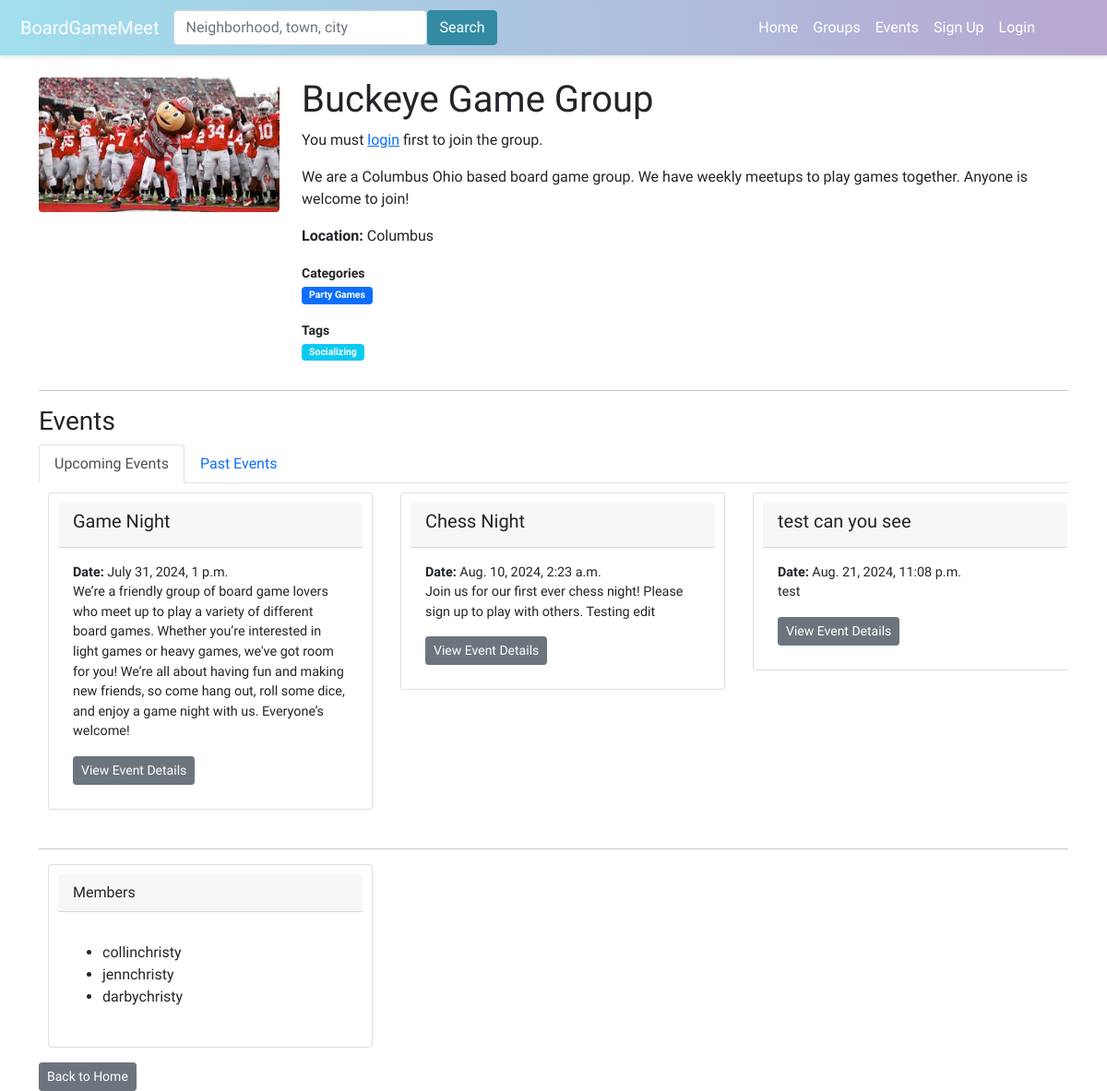
Before: /group/buckeye-game-group-2/ with the older database file.
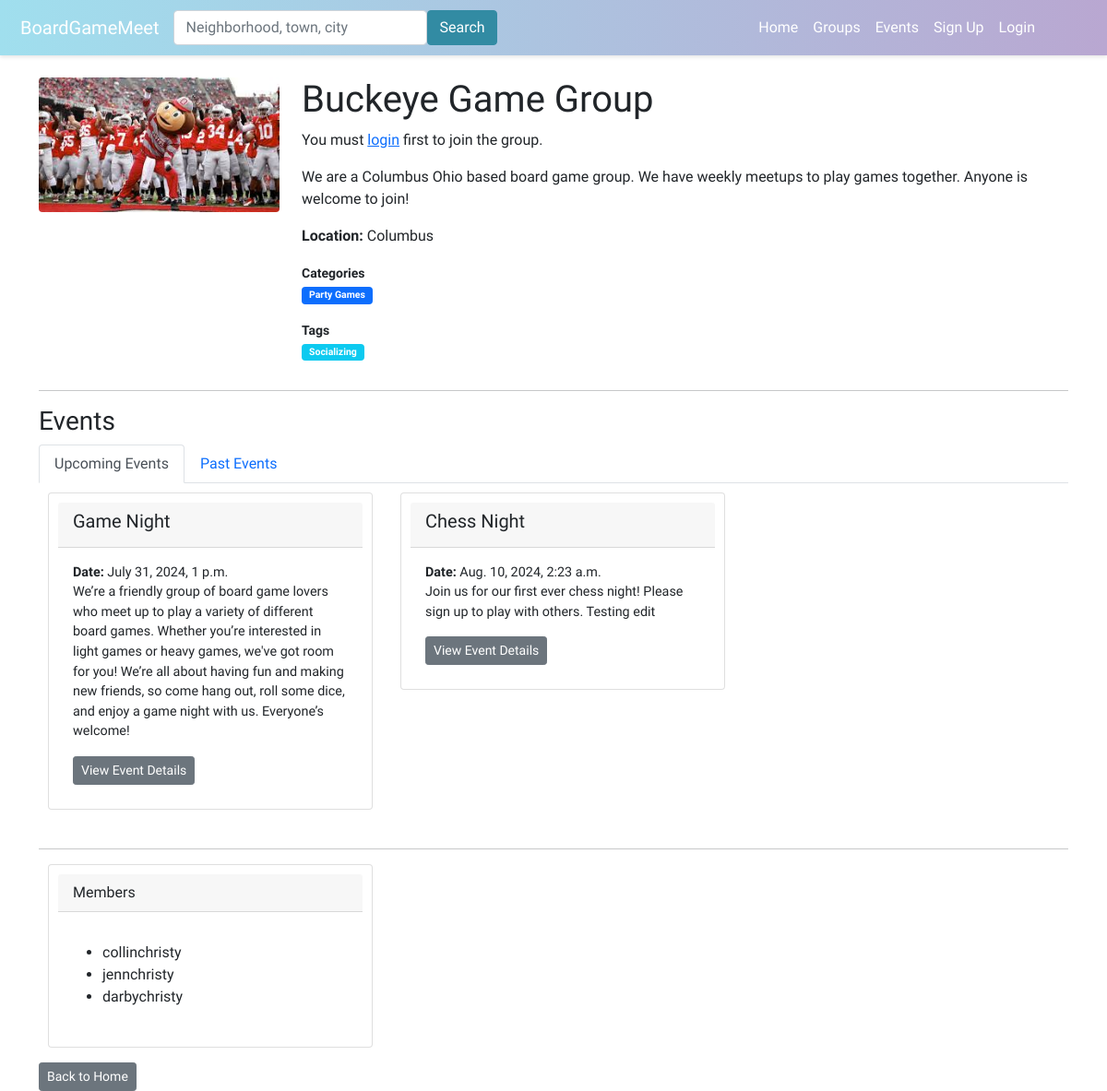
After: the same page with the newer database file.
### boardgame/models.py (models this page shows, shortened)
class Category(models.Model):
    name = models.CharField(max_length=100)

class Tag(models.Model):
    name = models.CharField(max_length=100)

class Event(models.Model):
    group = models.ForeignKey(Group, on_delete=models.CASCADE)
    title = models.CharField(max_length=100)
    description = models.TextField()
    date_time = models.DateTimeField()
    attendees = models.ManyToManyField(User, through='EventAttendance')
    event_image = models.ImageField(upload_to='event_images/', null=True, blank=True)
    categories = models.ManyToManyField(Category, related_name='events', blank=True)
    tags = models.ManyToManyField(Tag, related_name='events', blank=True)
    nominations_open = models.BooleanField(default=True)
    signups_open = models.BooleanField(default=False)
    admin_only_nominations = models.BooleanField(default=False)
    skip_nominations = models.BooleanField(default=False)

### boardgame/views.py (the view, shortened to what this page needs)
# urls.py: path('group/<slug:group_slug>/', views.group_profile, name='group_profile'),
def group_profile(request, group_slug):
    group = get_object_or_404(Group, slug=group_slug)
    members = group.members.all()
    is_member = False
    is_admin = False
    is_moderator = False
    if request.user.is_authenticated:
        is_member = members.filter(id=request.user.id).exists()
        is_admin = GroupMembers.objects.filter(user=request.user, group=group, is_admin=True).exists()
        is_moderator = GroupMembers.objects.filter(user=request.user, group=group, is_moderator=True).exists()
    now = datetime.now()
    upcoming_events = Event.objects.filter(group=group, date_time__gte=now).order_by('date_time')
    past_events = Event.objects.filter(group=group, date_time__lt=now).order_by('-date_time')
    group_location = GroupLocation.objects.filter(group=group).first()
    context = {
        'group': group,
        'group_location': group_location,
        'is_admin': is_admin,
        'is_moderator': is_moderator,
        'upcoming_events': upcoming_events,
        'past_events': past_events,
        'members': members,
        'is_member': is_member,
    }
    return render(request, 'boardgame/group_profile.html', context)

### boardgame/templates/boardgame/group_profile.html (shortened to what the changed rows need)
{% extends 'boardgame/base.html' %}
{% load static %}
{% block content %}
<div class="row">
    <div class="col-md-9">
        <h1>{{ group.name }}</h1>
        <div class="mb-1">
            <p class="small">
                {% for category in group.categories.all %}
                <a href="#" class="badge bg-primary text-decoration-none small py-1 px-2">{{ category.name }}</a>
                {% empty %}
                <span class="badge bg-secondary small py-1 px-2">No categories</span>
                {% endfor %}
            </p>
        </div>
        <div class="mb-1">
            <p class="small">
                {% for tag in group.tags.all %}
                <a href="#" class="badge bg-info text-decoration-none small py-1 px-2">{{ tag.name }}</a>
                {% empty %}
                <span class="badge bg-secondary small py-1 px-2">No tags</span>
                {% endfor %}
            </p>
        </div>
    </div>
</div>
<div class="tab-content" id="eventTabsContent">
    <div class="tab-pane fade show active" id="upcoming-events" role="tabpanel" aria-labelledby="upcoming-events-tab">
        <div class="event-container">
            {% for event in upcoming_events %}
            <div class="col-md-4 mb-3">
                <div class="card">
                    <div class="card-header">
                        <h5>{{ event.title }}</h5>
                    </div>
                    <div class="card-body">
                        <p class="card-text">
                            <strong>Date:</strong> {{ event.date_time }}<br>
                            {{ event.description }}
                        </p>
                        <a href="{% url 'event_details' event.id %}" class="btn btn-secondary btn-sm">View Event
                            Details</a>
                    </div>
                </div>
            </div>
            {% endfor %}
        </div>
    </div>
</div>
<div class="col-md-4 mb-3">
    <div class="card">
        <div class="card-body">
            <p class="card-text">
            <ul>
                {% for member in members %}
                <li>{{ member.username }}</li>
                {% endfor %}
            </ul>
            </p>
        </div>
    </div>
</div>
{% endblock %}

Changed rows visible on the page:
removed Event: title "test can you see", date_time "Aug. 21, 2024, 11:08 p.m.", description "test"
